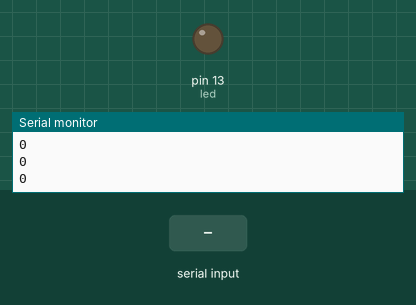
A sketch run on a simulated Arduino Uno, built with avr-gcc and run on an emulated ATmega328P. Shown: output pins drawn as LEDs (lit = HIGH), the last lines printed to the serial monitor. The test bench sets the inputs (shaded band).

Above: at 1.2 s.
1.3 s: "90,45\n" received over Serial
At 2.7 s:
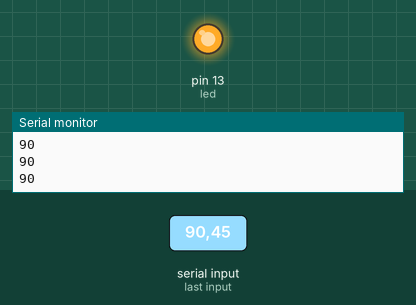
Timing chart, 0 to 4.3 s (numbered marks = the images above; inputs shaded):
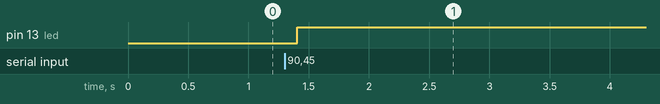

The sketch:

P_9_ControlLED_Estado.ino
```cpp
int led = 13; //pin digital de pruebas de Arduino

void setup() {
  // put your setup code here, to run once:
  pinMode(led,OUTPUT);

  Serial.begin(9600);
  Serial.setTimeout(100);//ms por defecto 1000
}

int estado = 0;

void loop() {
  // put your main code here, to run repeatedly:
  if(Serial.available()>0){
    estado = Serial.readString().toInt();
    digitalWrite(led, estado);
  }

  Serial.println(String(estado));
  delay(10);

}
```

Measured:
- after the input at 1.3 s, pin 13 (led): LOW → HIGH after 0.11 s
